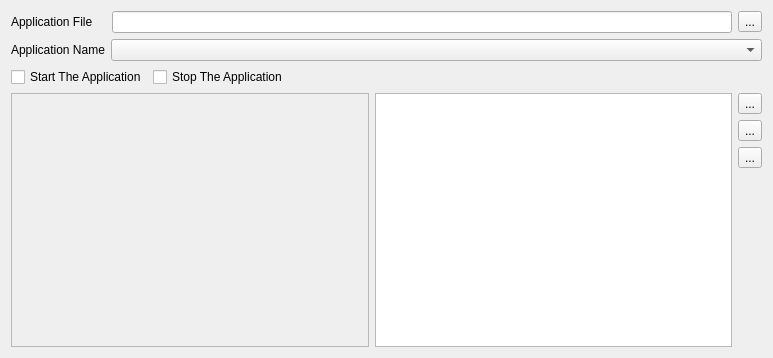
<?xml version="1.0" encoding="UTF-8"?>
<ui version="4.0">
 <class>GTAActionOneClickLaunchAppWidget</class>
 <widget class="QWidget" name="GTAActionOneClickLaunchAppWidget">
  <property name="geometry">
   <rect>
    <x>0</x>
    <y>0</y>
    <width>773</width>
    <height>358</height>
   </rect>
  </property>
  <property name="windowTitle">
   <string>Form</string>
  </property>
  <layout class="QGridLayout" name="gridLayout">
   <item row="0" column="0">
    <layout class="QVBoxLayout" name="verticalLayout_2">
     <item>
      <layout class="QHBoxLayout" name="horizontalLayout">
       <item>
        <widget class="QLabel" name="label">
         <property name="text">
          <string>Application File    </string>
         </property>
        </widget>
       </item>
       <item>
        <widget class="QLineEdit" name="applicationFileLE">
         <property name="readOnly">
          <bool>true</bool>
         </property>
        </widget>
       </item>
       <item>
        <widget class="QToolButton" name="searchAppPB">
         <property name="text">
          <string>...</string>
         </property>
         <property name="icon">
          <iconset>
           <normaloff>:/images/forms/img/SEARCH.png</normaloff>:/images/forms/img/SEARCH.png</iconset>
         </property>
        </widget>
       </item>
      </layout>
     </item>
     <item>
      <layout class="QHBoxLayout" name="horizontalLayout_2">
       <item>
        <widget class="QLabel" name="label_2">
         <property name="text">
          <string>Application Name</string>
         </property>
        </widget>
       </item>
       <item>
        <widget class="QComboBox" name="AppliationNameCB">
         <property name="sizePolicy">
          <sizepolicy hsizetype="Expanding" vsizetype="Fixed">
           <horstretch>0</horstretch>
           <verstretch>0</verstretch>
          </sizepolicy>
         </property>
        </widget>
       </item>
      </layout>
     </item>
     <item>
      <layout class="QHBoxLayout" name="horizontalLayout_4">
       <item>
        <widget class="QCheckBox" name="StartApplicationCB">
         <property name="text">
          <string>Start The Application</string>
         </property>
        </widget>
       </item>
       <item>
        <widget class="QCheckBox" name="KillAppCB">
         <property name="text">
          <string>Stop The Application</string>
         </property>
        </widget>
       </item>
       <item>
        <spacer name="horizontalSpacer">
         <property name="orientation">
          <enum>Qt::Horizontal</enum>
         </property>
         <property name="sizeHint" stdset="0">
          <size>
           <width>40</width>
           <height>20</height>
          </size>
         </property>
        </spacer>
       </item>
      </layout>
     </item>
     <item>
      <layout class="QHBoxLayout" name="horizontalLayout_3">
       <item>
        <widget class="QScrollArea" name="DynamicSA">
         <property name="widgetResizable">
          <bool>true</bool>
         </property>
         <widget class="QWidget" name="scrollAreaWidgetContents">
          <property name="geometry">
           <rect>
            <x>0</x>
            <y>0</y>
            <width>355</width>
            <height>248</height>
           </rect>
          </property>
         </widget>
        </widget>
       </item>
       <item>
        <widget class="QListWidget" name="applicatonLW"/>
       </item>
       <item>
        <layout class="QVBoxLayout" name="verticalLayout">
         <item>
          <widget class="QToolButton" name="addAppPB">
           <property name="toolTip">
            <string>Add application</string>
           </property>
           <property name="text">
            <string>...</string>
           </property>
           <property name="icon">
            <iconset>
             <normaloff>:/images/forms/img/Add.png</normaloff>:/images/forms/img/Add.png</iconset>
           </property>
          </widget>
         </item>
         <item>
          <widget class="QToolButton" name="editAppPB">
           <property name="toolTip">
            <string>Edit Applicaion</string>
           </property>
           <property name="text">
            <string>...</string>
           </property>
           <property name="icon">
            <iconset>
             <normaloff>:/images/forms/img/EDIT.png</normaloff>:/images/forms/img/EDIT.png</iconset>
           </property>
          </widget>
         </item>
         <item>
          <widget class="QToolButton" name="removeAppPB">
           <property name="toolTip">
            <string>Remove Application</string>
           </property>
           <property name="text">
            <string>...</string>
           </property>
           <property name="icon">
            <iconset>
             <normaloff>:/images/forms/img/Remove.png</normaloff>:/images/forms/img/Remove.png</iconset>
           </property>
          </widget>
         </item>
         <item>
          <spacer name="verticalSpacer">
           <property name="orientation">
            <enum>Qt::Vertical</enum>
           </property>
           <property name="sizeHint" stdset="0">
            <size>
             <width>20</width>
             <height>40</height>
            </size>
           </property>
          </spacer>
         </item>
        </layout>
       </item>
      </layout>
     </item>
    </layout>
   </item>
  </layout>
 </widget>
 <resources/>
 <connections/>
</ui>
